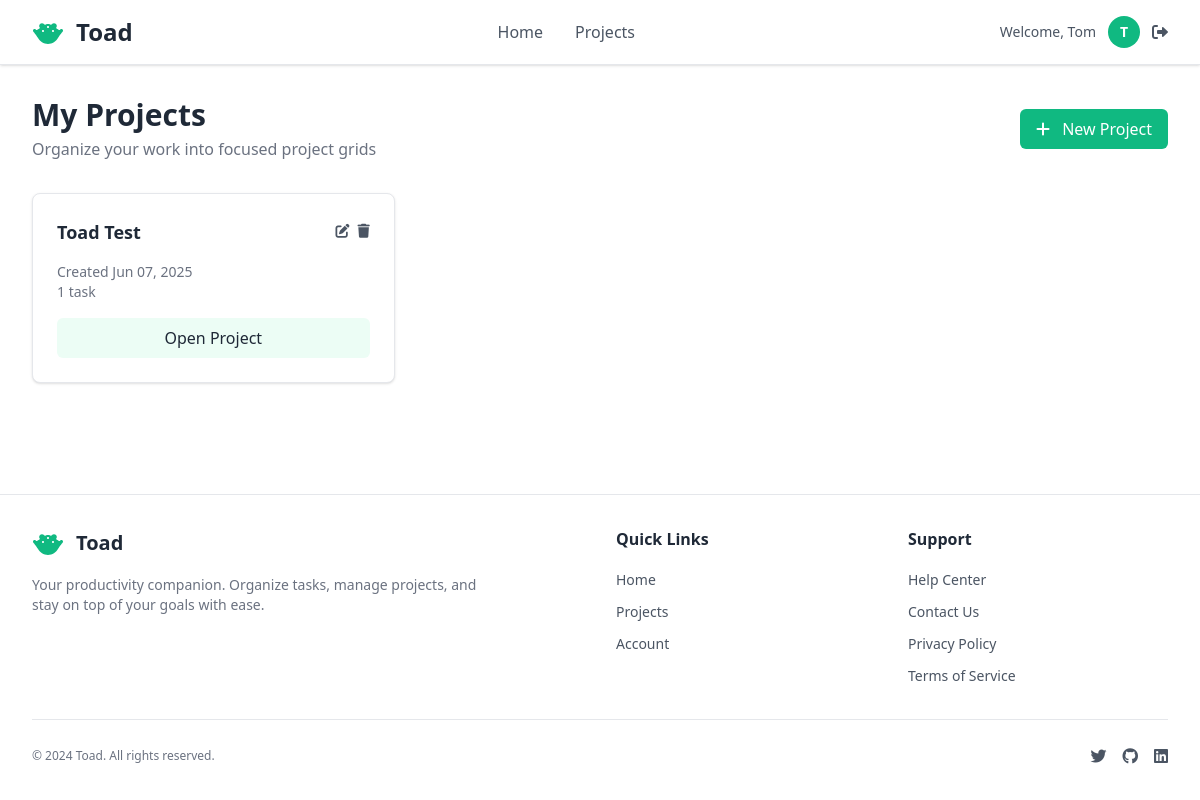
Before: /projects/ (signed in) with the older database file.
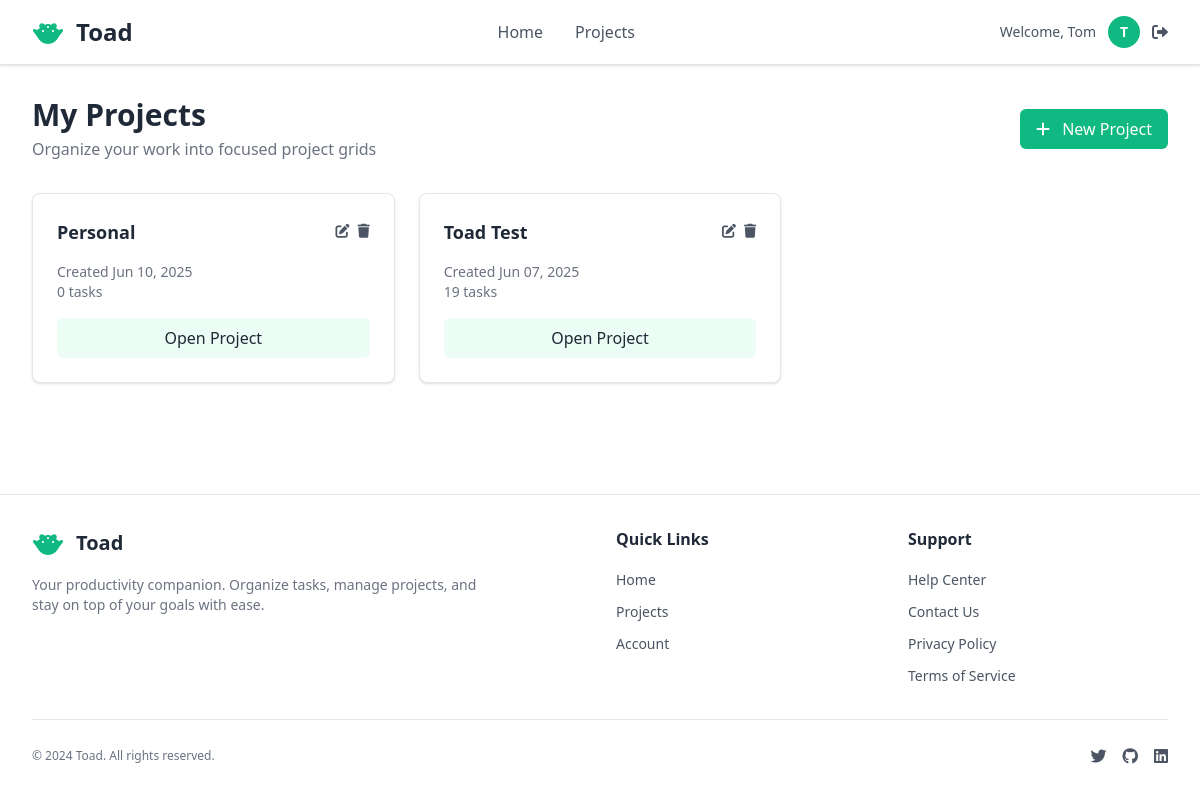
After: the same page with the newer database file.
### accounts/models.py (models this page shows, shortened)
class User(AbstractUser):
    username = None  # Remove username field
    email = models.EmailField(unique=True, help_text='Required. Enter a valid email address.')
    first_name = models.CharField(max_length=30, help_text='Required. Enter your first name.')
    USERNAME_FIELD = 'email'
    REQUIRED_FIELDS = ['first_name']  # Fields required when creating superuser (email is already included)
    objects = CustomUserManager()
    def get_short_name(self):
        return self.first_name

### pages/models.py (models this page shows, shortened)
class Project(models.Model):
    user = models.ForeignKey(User, on_delete=models.CASCADE, related_name='toad_projects')
    name = models.CharField(max_length=100)
    created_at = models.DateTimeField(auto_now_add=True)
    updated_at = models.DateTimeField(auto_now=True)
    class Meta:
        ordering = ['-created_at']

### pages/views.py (the view)
# urls.py: path('projects/', views.project_list_view, name='project_list'),
@login_required
def project_list_view(request):
    projects = Project.objects.filter(user=request.user)
    return render(request, 'pages/grid/project_list.html', {'projects': projects})

### pages/templates/pages/grid/project_list.html (shortened to what this page needs)
{% extends "pages/layout.html" %}
{% block content %}
<div class="flex items-center justify-between mb-8">
    <div>
        <h1 class="text-3xl font-bold text-[var(--title-text)]">My Projects</h1>
        <p class="text-[var(--subtitle-text)] mt-1">Organize your work into focused project grids</p>
    </div>
    <a href="{% url 'pages:project_create' %}"
       class="bg-[var(--primary-action-bg)] hover:bg-[var(--primary-action-hover-bg)] text-[var(--primary-action-text)] px-4 py-2 rounded-md font-medium transition-colors">
        <i class="fas fa-plus mr-2"></i>
        New Project
    </a>
</div>
{% if projects %}
    <div class="grid grid-cols-1 md:grid-cols-2 lg:grid-cols-3 gap-6">
        {% for project in projects %}
            <div class="bg-[var(--container-bg)] border border-[var(--border-color)] rounded-lg shadow-sm hover:shadow-md transition-shadow">
                <div class="p-6">
                    <div class="flex items-start justify-between mb-4">
                        <h3 class="text-lg font-semibold text-[var(--title-text)] truncate">
                            {{ project.name }}
                        </h3>
                        <div class="flex space-x-2 ml-2">
                            <a href="{% url 'pages:project_edit' pk=project.pk %}"
                               class="text-[var(--text-secondary)] hover:text-[var(--primary-action-bg)] transition-colors"
                               title="Edit project">
                                <i class="fas fa-edit text-sm"></i>
                            </a>
                            <a href="{% url 'pages:project_delete' pk=project.pk %}"
                               class="text-[var(--text-secondary)] hover:text-[var(--delete-button-bg)] transition-colors"
                               title="Delete project">
                                <i class="fas fa-trash text-sm"></i>
                            </a>
                        </div>
                    </div>
                    <div class="text-sm text-[var(--subtitle-text)] mb-4">
                        <p>Created {{ project.created_at|date:"M d, Y" }}</p>
                        <p>{{ project.tasks.count }} task{{ project.tasks.count|pluralize }}</p>
                    </div>
                    <a href="{% url 'pages:project_grid' pk=project.pk %}"
                       class="block w-full text-center bg-[var(--task-bg)] hover:bg-[var(--task-hover-bg)] text-[var(--text-primary)] py-2 px-4 rounded-md font-medium transition-colors">
                        Open Project
                    </a>
                </div>
            </div>
        {% endfor %}
    </div>
{% endif %}
{% endblock %}

### pages/templates/pages/layout.html (shortened to what this page needs)
<!DOCTYPE html>
{% load static %}
<html lang="en">
<head>
    <link href="https://cdnjs.cloudflare.com/ajax/libs/font-awesome/6.0.0/css/all.min.css" rel="stylesheet">
    <link rel="stylesheet" href="{% static 'css/master.css' %}">
</head>
<body class="bg-[var(--main-bg)] min-h-screen flex flex-col">
    <nav class="bg-[var(--container-bg)] shadow-sm border-b border-[var(--border-color)]">
        <div class="max-w-7xl mx-auto px-4 sm:px-6 lg:px-8">
            <div class="flex justify-between items-center h-16">
                <div class="flex items-center space-x-3">
                    <h1 class="text-2xl font-bold text-[var(--title-text)]">Toad</h1>
                </div>
                <div class="hidden md:flex items-center space-x-8">
                    <a href="{% url 'pages:home' %}" class="text-[var(--text-secondary)] hover:text-[var(--title-text)] transition-colors duration-200 font-medium">
                        Home
                    </a>
                    {% if user.is_authenticated %}
                    <a href="{% url 'pages:project_list' %}" class="text-[var(--text-secondary)] hover:text-[var(--title-text)] transition-colors duration-200 font-medium">
                        Projects
                    </a>
                    {% endif %}
                </div>
                <div class="flex items-center space-x-4">
                    {% if user.is_authenticated %}
                        <div class="flex items-center space-x-3">
                            <span class="text-[var(--text-secondary)] text-sm">Welcome, {{ user.get_short_name }}</span>
                            <div class="w-8 h-8 bg-[var(--primary-action-bg)] rounded-full flex items-center justify-center">
                                <span class="text-[var(--primary-action-text)] text-sm font-semibold">
                                    {{ user.first_name|first|upper }}
                                </span>
                            </div>
                            <a href="{% url 'accounts:logout' %}" class="text-[var(--text-secondary)] hover:text-[var(--title-text)] transition-colors duration-200">
                                <i class="fas fa-sign-out-alt"></i>
                            </a>
                        </div>
                    {% else %}
                        <a href="{% url 'accounts:login' %}" class="bg-[var(--primary-action-bg)] hover:bg-[var(--primary-action-hover-bg)] text-[var(--primary-action-text)] px-4 py-2 rounded-md text-sm font-medium transition-colors duration-200">
                            Sign In
                        </a>
                    {% endif %}
                </div>
            </div>
        </div>
    </nav>
    <main class="flex-1">
        <div id="app" class="min-h-full p-4 sm:p-6 md:p-8">
            <div class="max-w-full mx-auto">
                {% block content %}
                {% endblock %}
            </div>
        </div>
    </main>
    <footer class="bg-[var(--container-bg)] border-t border-[var(--border-color)] mt-auto">
        <div class="max-w-7xl mx-auto px-4 sm:px-6 lg:px-8 py-8">
            <div class="grid grid-cols-1 md:grid-cols-4 gap-8">
                <div class="col-span-1 md:col-span-2">
                    <div class="flex items-center space-x-3 mb-4">
                        <h2 class="text-xl font-bold text-[var(--title-text)]">Toad</h2>
                    </div>
                    <p class="text-[var(--subtitle-text)] text-sm max-w-md">
                        Your productivity companion. Organize tasks, manage projects, and stay on top of your goals with ease.
                    </p>
                </div>
                <div>
                    <h3 class="text-[var(--title-text)] font-semibold mb-4">Quick Links</h3>
                    <ul class="space-y-2">
                        <li><a href="{% url 'pages:home' %}" class="text-[var(--text-secondary)] hover:text-[var(--primary-action-bg)] transition-colors duration-200 text-sm">Home</a></li>
                        {% if user.is_authenticated %}
                        <li><a href="{% url 'pages:project_list' %}" class="text-[var(--text-secondary)] hover:text-[var(--primary-action-bg)] transition-colors duration-200 text-sm">Projects</a></li>
                        {% endif %}
                        <li><a href="{% url 'accounts:login' %}" class="text-[var(--text-secondary)] hover:text-[var(--primary-action-bg)] transition-colors duration-200 text-sm">{% if user.is_authenticated %}Account{% else %}Sign In{% endif %}</a></li>
                    </ul>
                </div>
                <div>
                    <h3 class="text-[var(--title-text)] font-semibold mb-4">Support</h3>
                    <ul class="space-y-2">
                        <li><a href="#" class="text-[var(--text-secondary)] hover:text-[var(--primary-action-bg)] transition-colors duration-200 text-sm">Help Center</a></li>
                        <li><a href="#" class="text-[var(--text-secondary)] hover:text-[var(--primary-action-bg)] transition-colors duration-200 text-sm">Contact Us</a></li>
                        <li><a href="#" class="text-[var(--text-secondary)] hover:text-[var(--primary-action-bg)] transition-colors duration-200 text-sm">Privacy Policy</a></li>
                        <li><a href="#" class="text-[var(--text-secondary)] hover:text-[var(--primary-action-bg)] transition-colors duration-200 text-sm">Terms of Service</a></li>
                    </ul>
                </div>
            </div>
            <div class="border-t border-[var(--border-color)] mt-8 pt-6 flex flex-col sm:flex-row justify-between items-center">
                <p class="text-[var(--subtitle-text)] text-xs">
                    &copy; 2024 Toad. All rights reserved.
                </p>
                <div class="flex items-center space-x-4 mt-4 sm:mt-0">
                    <a href="#" class="text-[var(--text-secondary)] hover:text-[var(--primary-action-bg)] transition-colors duration-200">
                        <i class="fab fa-twitter"></i>
                    </a>
                    <a href="#" class="text-[var(--text-secondary)] hover:text-[var(--primary-action-bg)] transition-colors duration-200">
                        <i class="fab fa-github"></i>
                    </a>
                    <a href="#" class="text-[var(--text-secondary)] hover:text-[var(--primary-action-bg)] transition-colors duration-200">
                        <i class="fab fa-linkedin"></i>
                    </a>
                </div>
            </div>
        </div>
    </footer>
</body>
</html>

Changed rows visible on the page:
added Project: name "Personal", created_at "Jun 10, 2025", tasks.count "0"
computed for Project "Toad Test": tasks.count "1" → "19"
